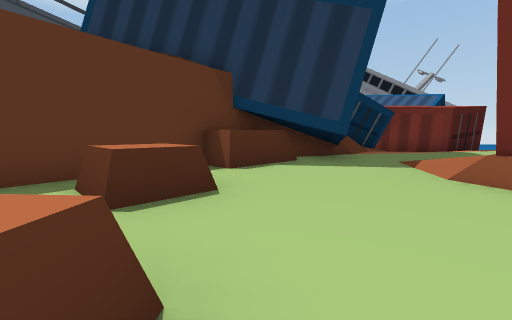
view 1 (above)

24 first-person views from a walk through a Unity game level. The camera is 1.2 m above the floor, tilts 6° down and sees 90° across. The floor is counted in squares, 2 m on a side. Each view is taken from the middle of a square. On the plan, view 1 faces up. The plan holds only what a view shows up to about 9 squares ahead; the rest is blank. The place goes on beyond the plan. The player is left out. Some animated figures are left out.

view 2
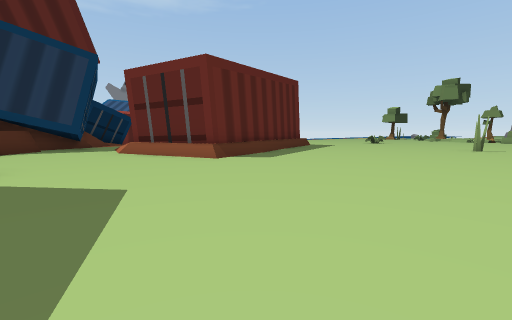

view 3
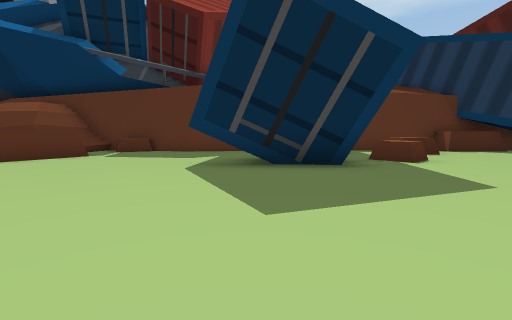

view 4
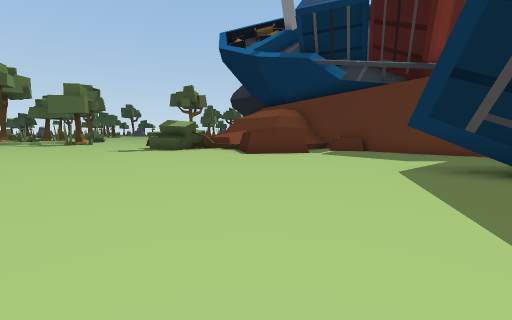

view 5
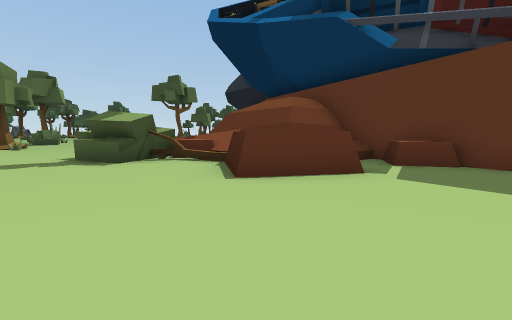

view 6
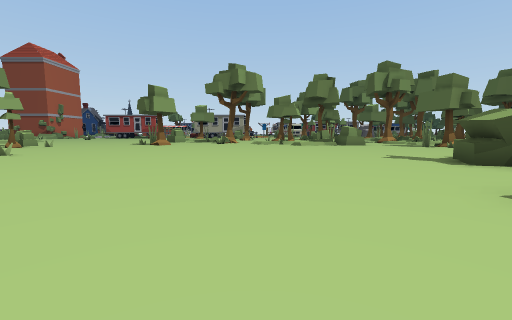

view 7
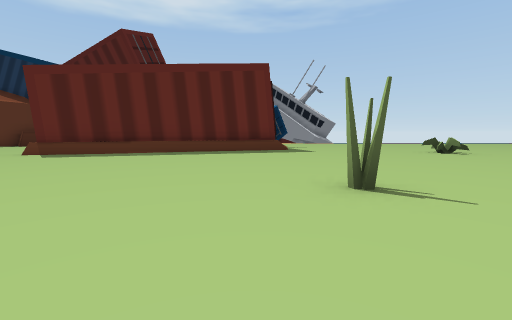

view 8
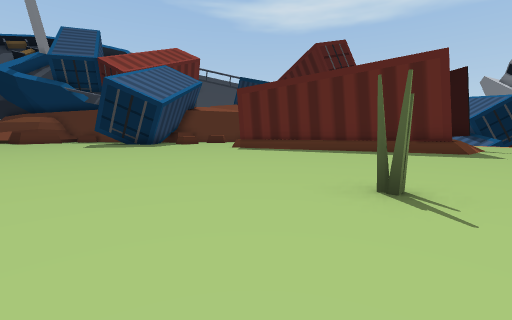

view 9
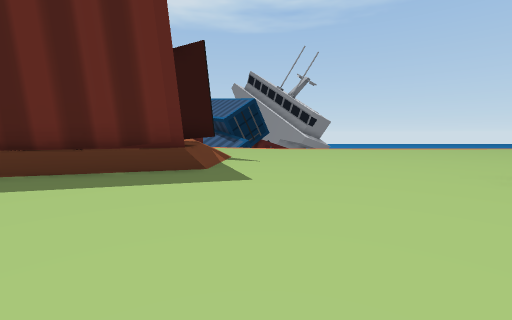

view 10
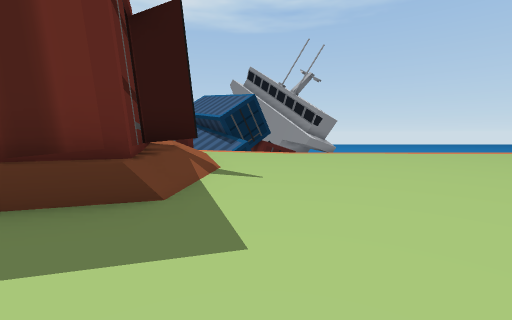

view 11
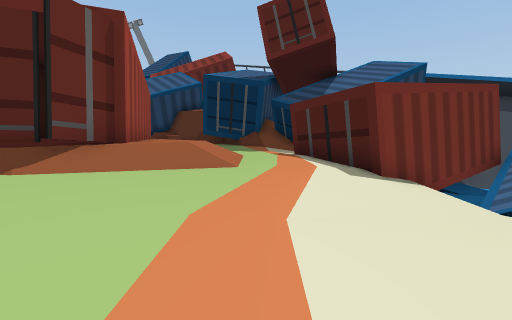

view 12
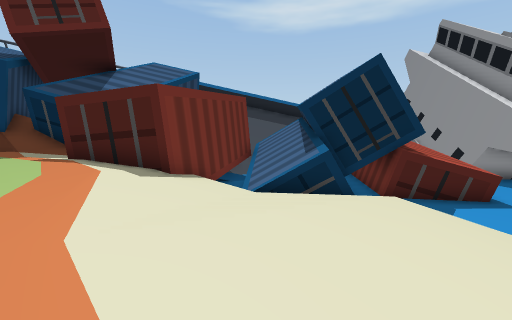

view 13
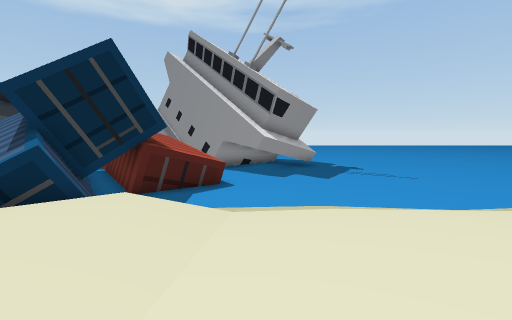

view 14
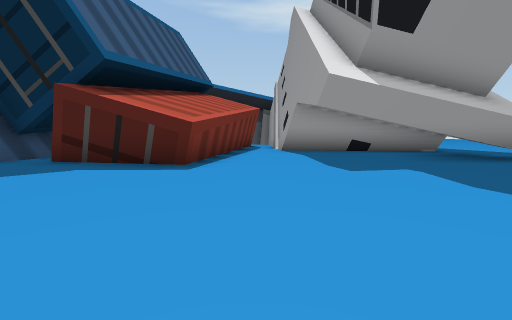

view 15
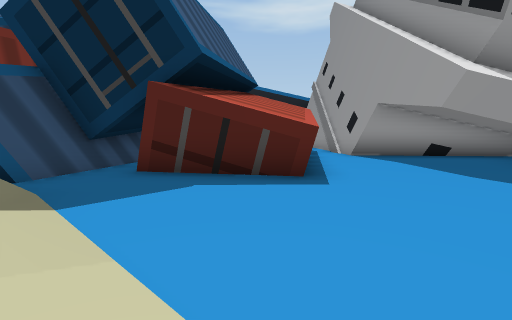

view 16
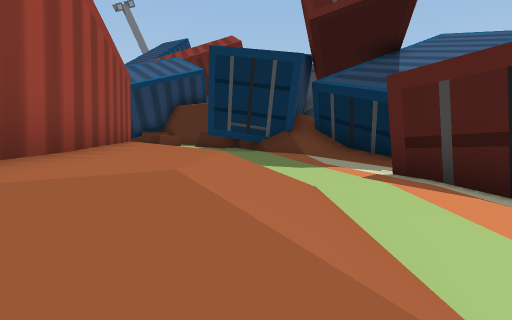

view 17
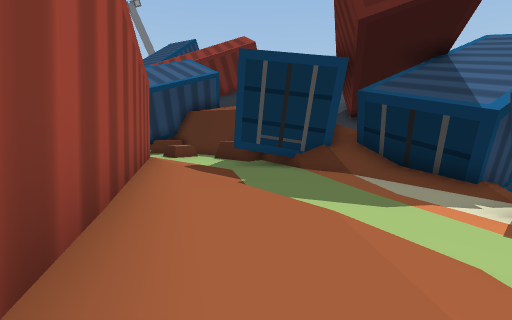

view 18
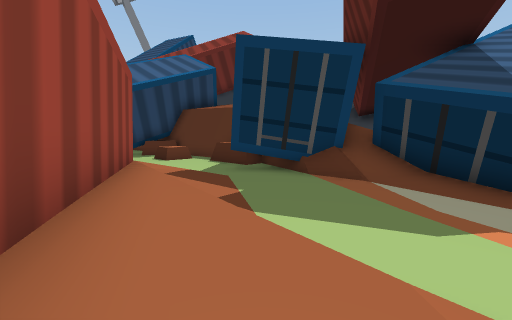

view 19
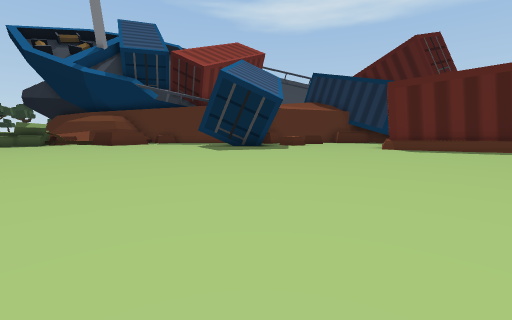

view 20
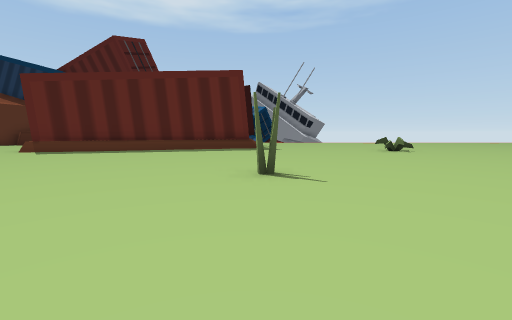

view 21
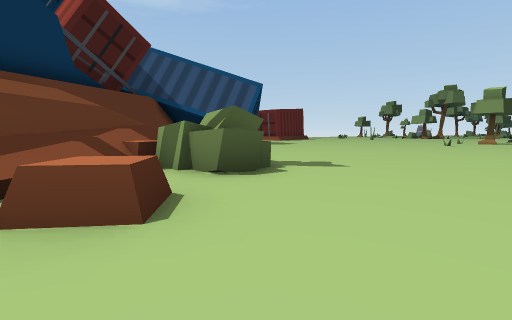

view 22
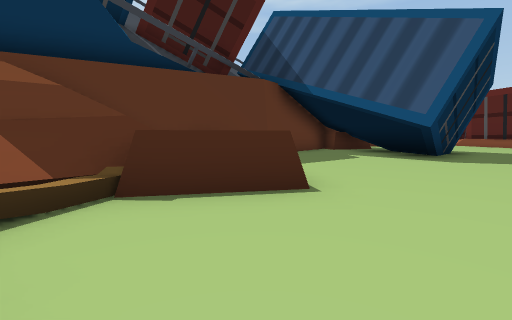

view 23
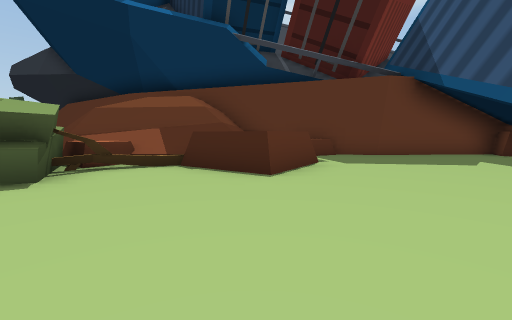

view 24
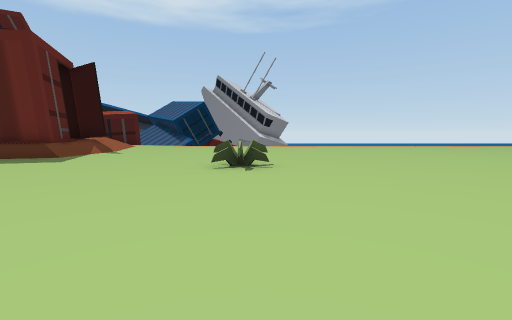

### Floor plan
Key: @ floor where view 1 was taken; # wall or solid block; . main floor; - floor 0.25 m lower than the main floor; _ floor 0.5 m lower than the main floor; : floor 0.75 m higher than the main floor; < floor 3 m lower than the main floor; + floor 3.5 m higher than the main floor; / step, stairs or slope; = window, fence, low wall or low ledge; ^ raised ledge; P plant; T thing the floor can be seen under or through; O other object.
Columns run from 12 left of view 1 to 19 right of it. Each row starts with its distance up from view 1.
 28                               <<
 27                               <<
 26                              #<<
 25                            ####
 24                          ###<###
 23                         ###<<##<
 22                         #<<<<<<<
 21                         ##<<<<<<
 20                          ##<<<<<
 19                          ##<<<<<
 18                         ###<<<<<
 17                        ###<<<<<<
 16                       ##<<<<<<<<
 15                     #_##////////
 14                     #/##////////
 13                     #///////////
 12                     #///////////
 11                 ##  ##//////////
 10                ###-##//////////
  9                #/-//...//////
  8               ##................
  7              ##.....///.........
  6           #####....=:://........
  5           ##^..////####/........
  4           #.... ####  #/........
  3          ##^...##    =#/........
  2         #^==...##  ####/........
  1        ##  ^...#####........P...
  0      ##### ^@...................
 -1     ###..T #....................
 -2   ####...TT....................
 -3 ####^....T.....................
 -4 ##//...................P.....
 -5 +///=#.....................
 -6 ////##....................
 -7 ////......................
 -8 //O#................   .
 -9 //OOO...............
-10 =.OO................
-11 =^.............O
-12 .................
-13 .................

Positions as (right, up) in squares from view 1, and headings:
1: (0, 0), facing up
2: (0, -5), facing up-right
3: (1, -6), facing up-left
4: (1, -6), facing left
5: (-3, -6), facing left
6: (-4, -4), facing down
7: (10, -7), facing up
8: (12, -7), facing up-left
9: (12, -2), facing up
10: (12, 0), facing up
11: (15, 8), facing left
12: (15, 8), facing up-left
13: (16, 9), facing up
14: (19, 16), facing up-left
15: (17, 15), facing up-left
16: (11, 7), facing left
17: (10, 6), facing left
18: (9, 6), facing left
19: (7, -10), facing up-left
20: (11, -8), facing up
21: (-12, -13), facing up-right
22: (-7, -9), facing up
23: (-4, -9), facing up-left
24: (16, -4), facing up
